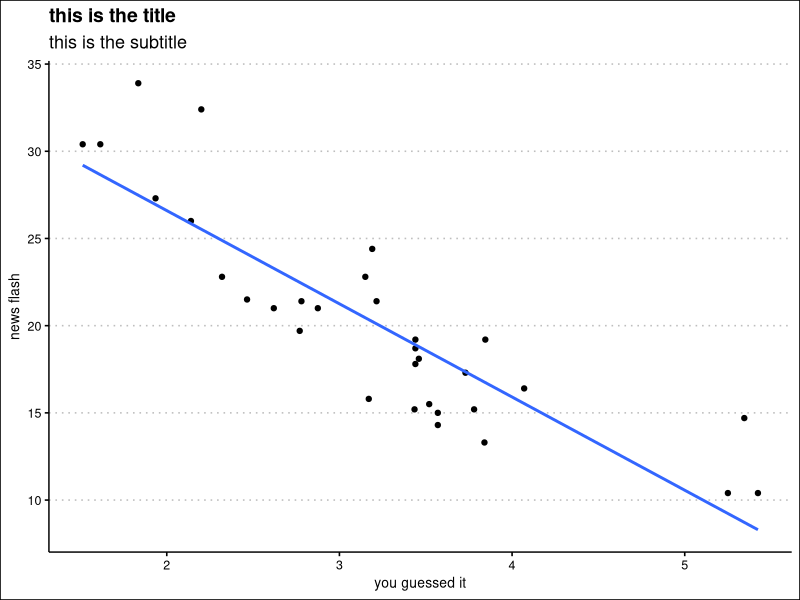

The R source for this figure:
library(tidyverse)
library(ggthemes)

car_plot <- mtcars %>% 
  select(mpg, wt) %>% 
  ggplot(aes(wt,mpg))+
  geom_point()+
  geom_smooth(method = "lm", formula = y~x, se = F)+
  theme_clean()+
  labs(title = "this is the title",
       subtitle = "this is the subtitle",
       x= "you guessed it",
       y = "news flash")

write_rds(car_plot, "car-plot.rds")

